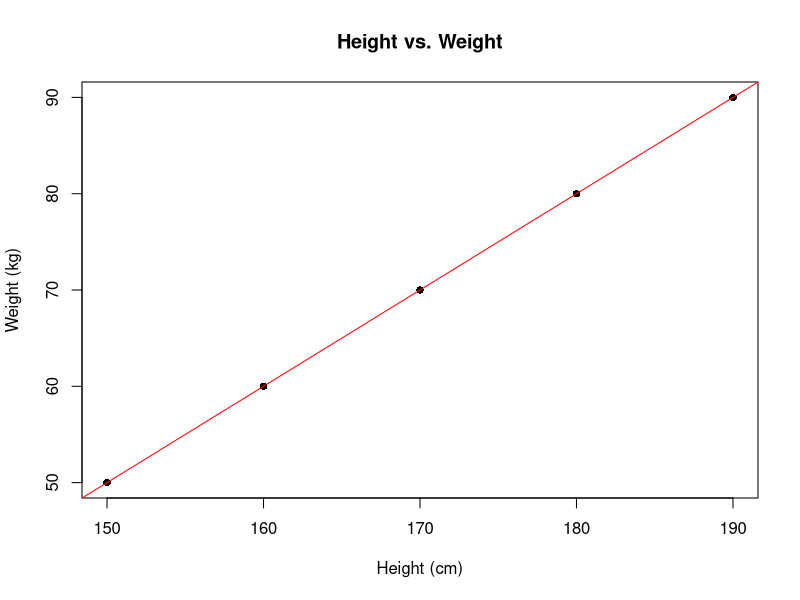

Reproduce this figure in R.
# Define the height and weight data
height <- c(150, 160, 170, 180, 190)
weight <- c(50, 60, 70, 80, 90)
model <- lm(weight ~ height)
plot(height, weight, main = "Height vs. Weight",
     xlab = "Height (cm)", ylab = "Weight (kg)", pch = 16)
abline(model, col = "red")
